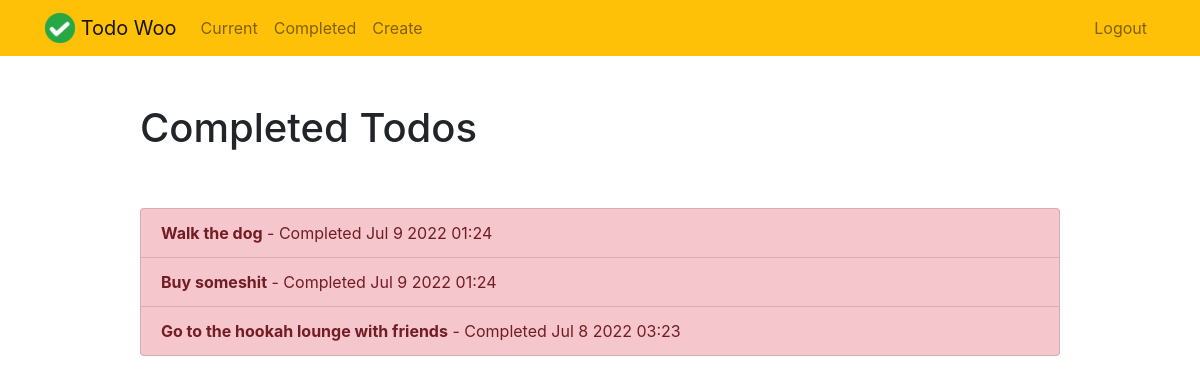
Page /completed/ (signed in) on the earlier database version.
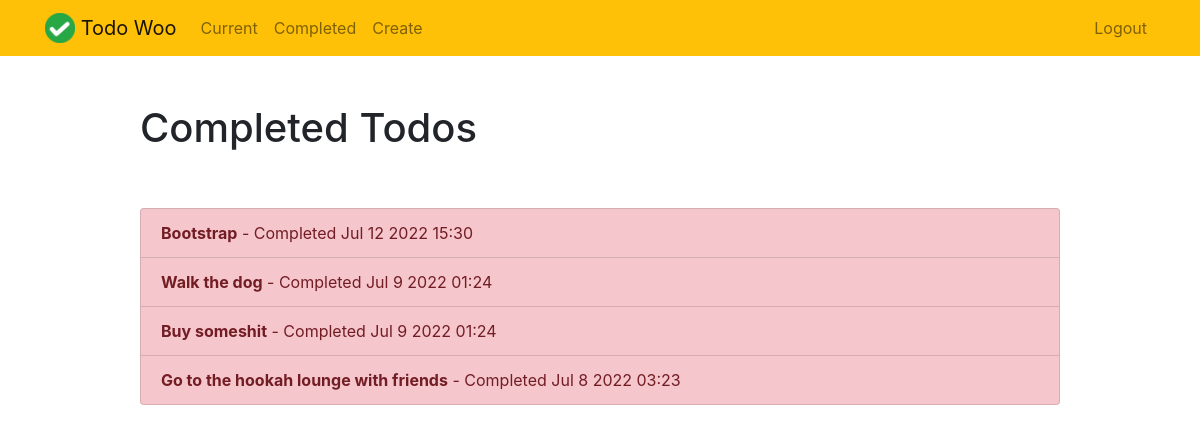
Same page on the later database version.
### todoapp/models.py (models this page shows, shortened)
class Todo(models.Model):
    title = models.CharField(max_length=100)
    memo = models.TextField(blank=True)
    created = models.DateTimeField(auto_now_add=True)
    datecompleted = models.DateTimeField(null=True, blank=True)
    important = models.BooleanField(default=False)
    user = models.ForeignKey(User, on_delete=models.CASCADE)

### todoapp/views.py (the view)
# urls.py: path('completed/', views.completedtodos, name='completedtodos'),
@login_required
def completedtodos(request):
    todos = Todo.objects.filter(user=request.user, datecompleted__isnull=False).order_by('-datecompleted')
    return render(request, 'todoapp/completedtodos.html', {'todos': todos})

### todoapp/templates/todoapp/completedtodos.html
{% extends "todoapp/base.html" %}
{% block content %}
    <div class="row justify-content-center mt-5">
        <div class="col-md-10">
            <h1>Completed Todos</h1>
        </div>
    </div>
    <div class="row justify-content-center mt-5">
        <div class="col-md-10">
            <div class="list-group">
                {% for todo in todos %}
                    <a href="{% url 'viewtodo' todo.id %}" class="list-group-item list-group-item-action{% if todo.important %} list-group-item-danger{% endif %}"><b>{{ todo.title }}</b> - Completed {{ todo.datecompleted|date:'M j Y H:i' }}</a>
                {% endfor %}
            </div>
        </div>
    </div>
{% endblock %}

Differences in the rows shown:
added Todo: title "Bootstrap", datecompleted "Jul 12 2022 15:30"
